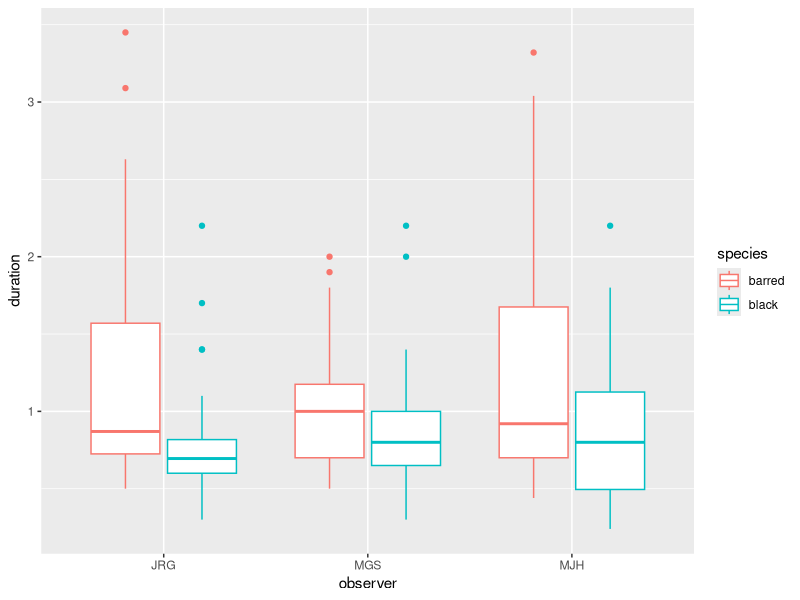
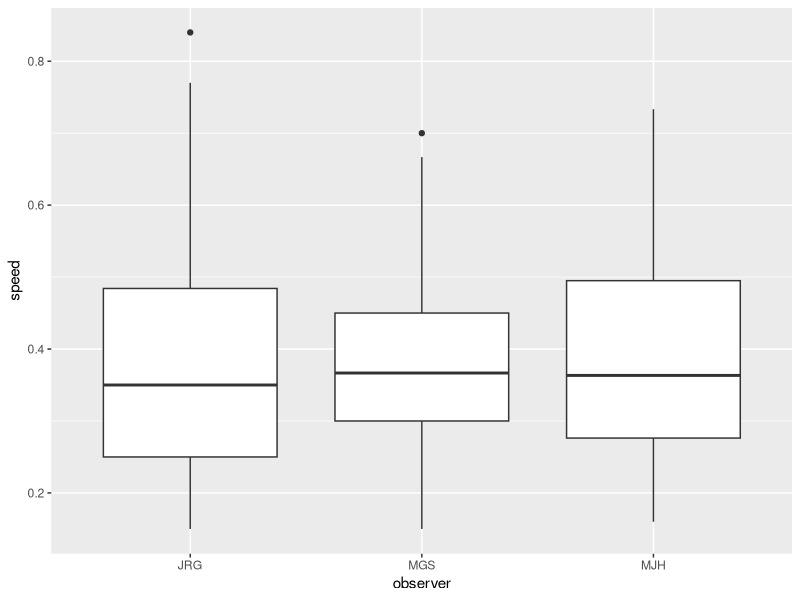
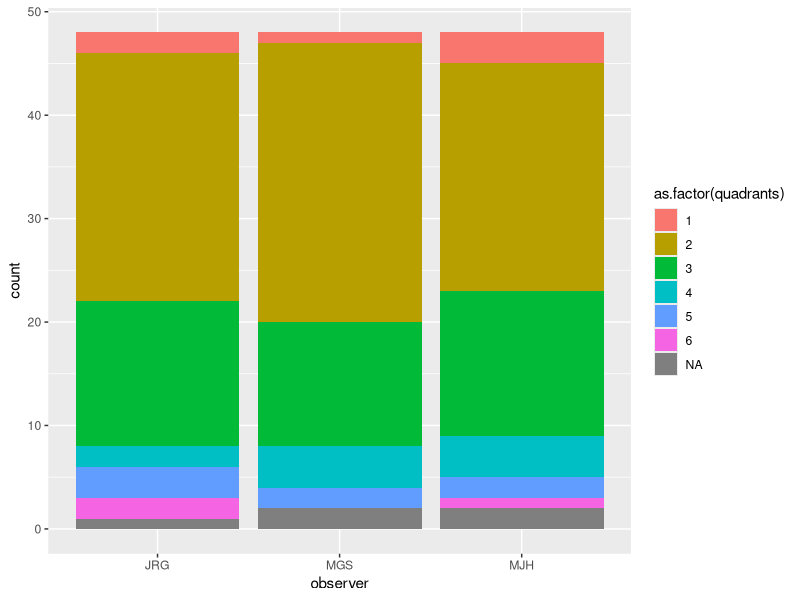
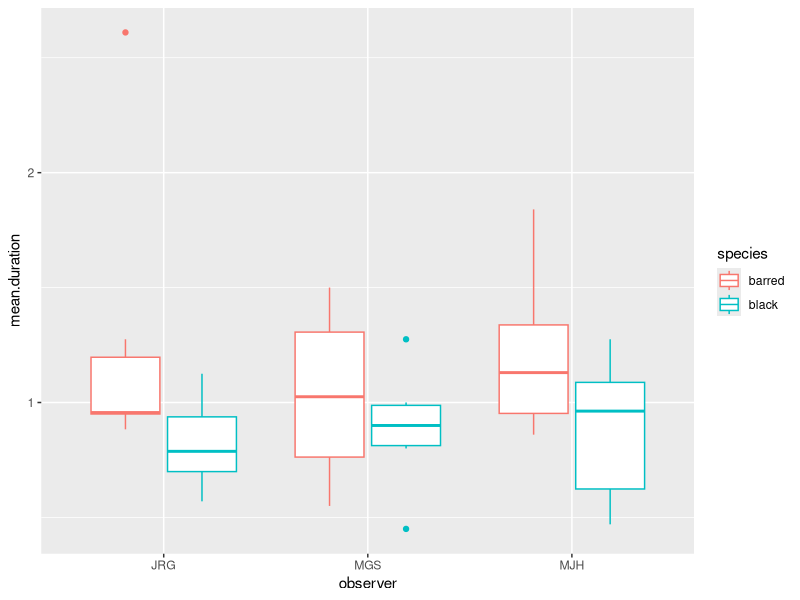
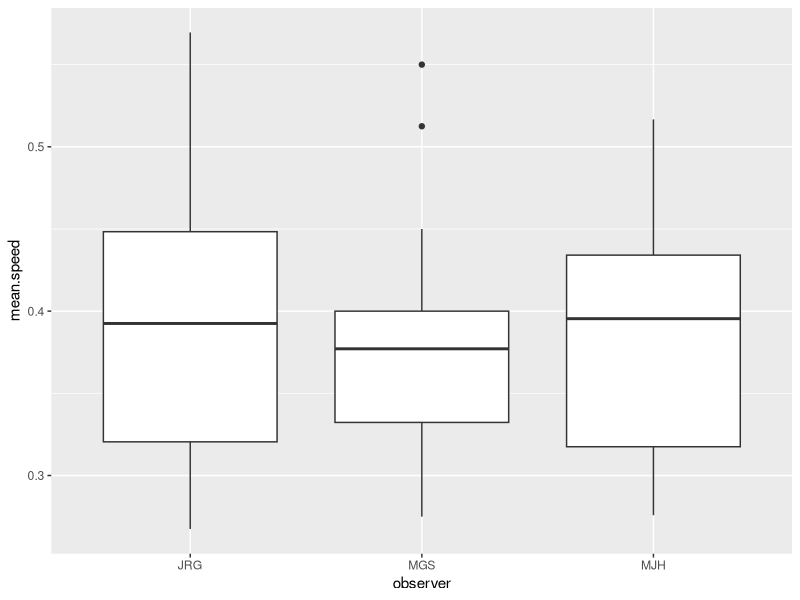

Recreate these plots in R, in order. (Note: this script raises an error after producing the figures.)
# Melanie J Heckwolf, 2024
# Analysis of consistancy between observers scoring the videos.

# Manuscript:
# Differences in colour pattern, behaviour and gene expression in the brain suggest divergent camouflage strategies in sympatric reef fish species
# MJ Heckwolf, J Gismann, M González-Santoro, F Coulmance, J Fuß, WO McMillan, O Puebla

# Result:
# there is no significant difference between observers in scoring the videos, we can thus distribute this task among us three:
# mean response duration: ANOVA: F (2, 33) = 0.18, P = 0.834; 
# mean distance swum: GLM (Poisson): Chi-square = 0.46, P = 0.795


# load packages:
library(ggplot2)
library(tidyverse)
library(car)

# set to your working directory:
setwd("C:/Users/melan/OneDrive/Dokumente/Results/Hamlets/05a_Behavior/01_analysis/escape_response_tank/observer_comparison/")


# load data
data <- read.csv2("consistancy_among_observers_data.csv",header=T)

# calculated speed:
data$speed <- data$duration/data$quadrants

# summarize trials into mean per individual:
data2 <- data %>% na.omit() %>% group_by(id,observer,species) %>% summarize(mean.duration=mean(duration),mean.quadrants=mean(quadrants), mean.speed=mean(speed))





####-------------------------------------------- visual data inspection:


# visual inspection of all data between observers:
ggplot(data,aes(x=observer,y=duration,col=species))+
  geom_boxplot()

ggplot(data,aes(x=observer,y=speed))+
  geom_boxplot()

ggplot(data,aes(fill=as.factor(quadrants),x=observer))+
  geom_bar(position = "stack")



# visual inspection of mean values between observers:
ggplot(data2,aes(x=observer,y=mean.duration,color=species))+
  geom_boxplot()

ggplot(data2,aes(x=observer,y=mean.speed))+
  geom_boxplot()

ggplot(data2,aes(fill=as.factor(quadrants),x=observer))+
  geom_bar(position = "stack")



####-------------------------------------------- data analysis:


###--------- duration:


# statistical analyses:
obs.dur <- aov(data2$mean.duration~data2$observer)
summary(obs.dur)

# model validation
par(mfrow = c(2, 2))
plot(obs.dur) # datapoint 7 could be an outlier.



# validated that removing datapoint 7 does not change the results:
obs.dur.no7 <- aov(data2$mean.duration[-7]~data2$observer[-7])
summary(obs.dur.no7)

# model validation
par(mfrow = c(2, 2))
plot(obs.dur.no7) #better fit. But 7 does not change the results.



# duration was log+1 transformed for analysis, see if that changes the outcome here:
obs.dur.log <- aov(log(data2$mean.duration+1)~data2$observer)
summary(obs.dur.log)

# model validation
par(mfrow = c(2, 2))
plot(obs.dur.log)




###--------- quadrants:


# statistical analyses:
obs.quad <- glm(round(mean.quadrants)~observer,data=data2,family = poisson)
Anova(obs.quad)

# model validation
par(mfrow = c(2, 1))
plot(residuals(obs.quad)~fitted(obs.quad))
boxplot(residuals(obs.quad)~data2$observer)


